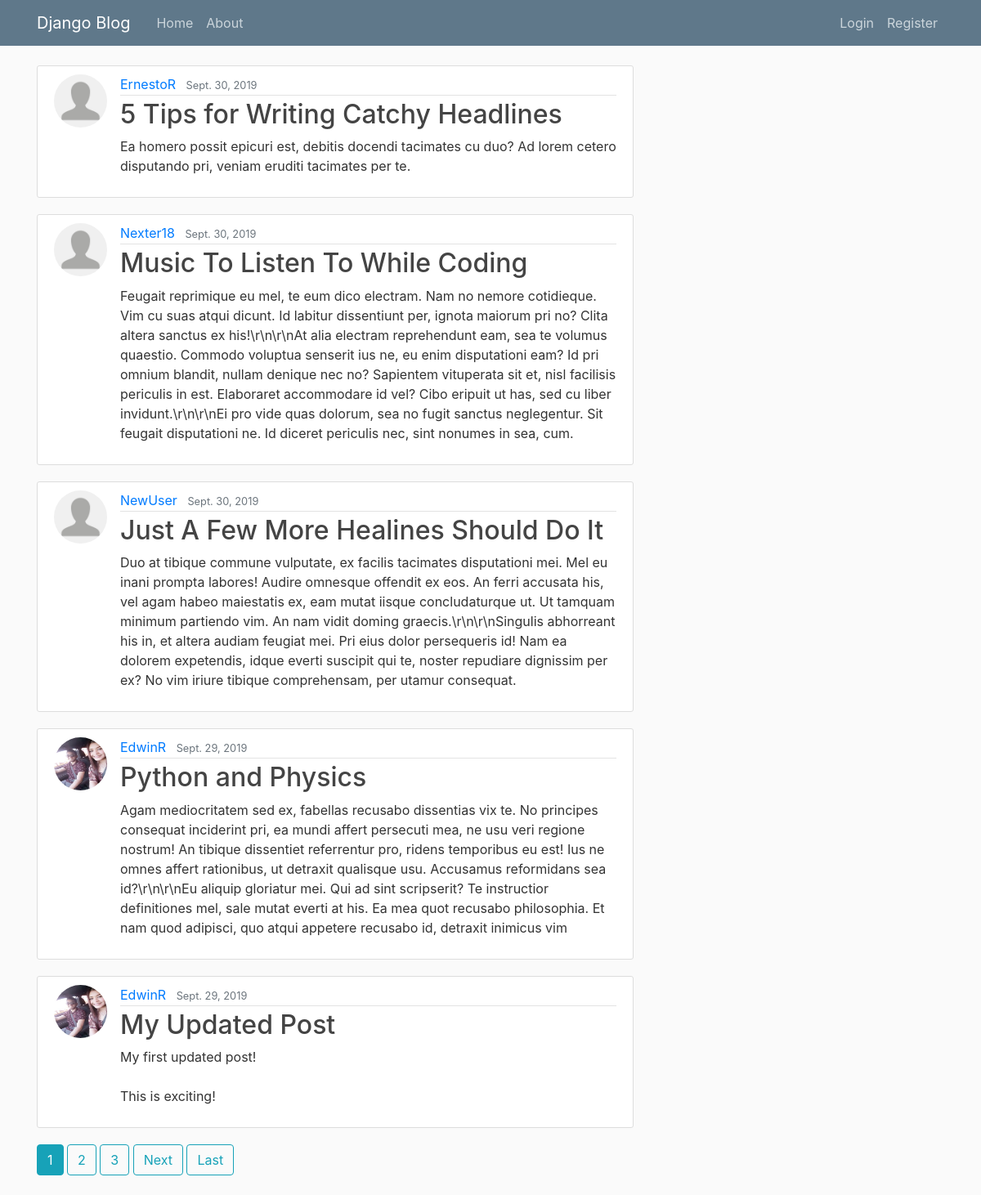
The page / on the database its author committed.
### blog/models.py (models this page shows, shortened)
class Post(models.Model):
    title = models.CharField(max_length=100)
    content = models.TextField()
    date_posted = models.DateTimeField(default=timezone.now)
    author = models.ForeignKey(User, on_delete= models.CASCADE)

### blog/views.py (the view)
# urls.py: path('', PostListView.as_view(), name= 'blog-home'),
class PostListView(ListView):
    model = Post
    template_name = 'blog/home.html' #<appname>/<model>_<viewtype>.html
    context_object_name = 'posts'
    ordering = ['-date_posted']
    paginate_by = 5

### blog/templates/blog/home.html (shortened to what this page needs)
{% extends "blog/base.html" %}
{% block content %}
  {% for post in posts %}
  <article class="media content-section">
    <img class = "rounded-circle article-img"src="{{ post.author.profile.image.url }}" alt="">
    <div class="media-body">
      <div class="article-metadata">
        <a class="mr-2" href="{% url 'user-post' post.author.username %}">{{ post.author }}</a>
        <small class="text-muted">{{ post.date_posted|date}}</small>
      </div>
      <h2><a class="article-title" href="{% url 'post-detail' post.id %}">{{ post.title }}</a></h2>
      <p class="article-content">{{ post.content }}</p>
    </div>
  </article>
  {% endfor %}
    {% if is_paginated %}
      {% for num in page_obj.paginator.page_range %}
        {% if page_obj.number == num %}
          <a class = "btn btn-info mb-4" href="?page={{ num }}">{{ num }}</a>
        {% elif num > page_obj.number|add:'-3' and num < page_obj.number|add:'3' %}
          <a class = "btn btn-outline-info mb-4" href="?page={{ num }}">{{ num }}</a>
        {% endif %}
      {% endfor %}
      {% if page_obj.has_next %}
      <a class = "btn btn-outline-info mb-4" href="?page= {{page_obj.next_page_number}}">Next</a>
      <a class = "btn btn-outline-info mb-4" href="?page={{ page_obj.paginator.num_pages }}">Last</a>
      {% endif %}
    {% endif %}
{% endblock %}

### blog/templates/blog/base.html (shortened to what this page needs)
{% load static %}
<!DOCTYPE html>
<html lang="en" dir="ltr">
  <head>
  <link rel="stylesheet" href="https://stackpath.bootstrapcdn.com/bootstrap/4.3.1/css/bootstrap.min.css">
  <link rel="stylesheet" href="{% static 'blog/main.css' %}">
  </head>
  <body>
    <header class="site-header">
  <nav class="navbar navbar-expand-md navbar-dark bg-steel fixed-top">
    <div class="container">
      <a class="navbar-brand mr-4" href="{% url 'blog-home' %}">Django Blog</a>
      <div class="collapse navbar-collapse" id="navbarToggle">
        <div class="navbar-nav mr-auto">
          <a class="nav-item nav-link" href="{% url 'blog-home' %}">Home</a>
          <a class="nav-item nav-link" href="{% url 'blog-about' %}">About</a>
        </div>
        <div class="navbar-nav">
          {% if user.is_authenticated %}
          <a class="nav-item nav-link" href="{% url 'post-create' %}">New Post</a>
            <a class="nav-item nav-link" href="{% url 'profile' %}">Profile</a>
            <a class="nav-item nav-link" href="{% url 'logout' %}">LogOut</a>
          {% else %}
            <a class="nav-item nav-link" href="{% url 'login' %}">Login</a>
            <a class="nav-item nav-link" href="{% url 'register' %}">Register</a>
          {% endif %}
        </div>
      </div>
    </div>
  </nav>
</header>
<main role="main" class="container">
  <div class="row">
    <div class="col-md-8">
      {% block content %}{% endblock %}
</main>
  </body>
</html>

### blog/static/blog/main.css (style rules this page uses)
body { background: #fafafa; color: #333333; margin-top: 5rem; }
h1, h2, h3, h4, h5, h6 { color: #444444; }
.bg-steel { background-color: #5f788a; }
.site-header .navbar-nav .nav-link { color: #cbd5db; }
.content-section { background: #ffffff; padding: 10px 20px; border: 1px solid #dddddd; border-radius: 3px; margin-bottom: 20px; }
.article-title { color: #444444; }
.article-content { white-space: pre-line; }
.article-img { height: 65px; width: 65px; margin-right: 16px; }
.article-metadata { padding-bottom: 1px; margin-bottom: 4px; border-bottom: 1px solid #e3e3e3 }

### rows shown on the page
Post: author "ErnestoR", date_posted "Sept. 30, 2019", title "5 Tips for Writing Catchy Headlines", content "Ea homero possit epicuri est, debitis docendi tacimates cu duo? Ad lorem cetero disputando pri, veniam eruditi tacimates per te."
Post: author "Nexter18", date_posted "Sept. 30, 2019", title "Music To Listen To While Coding", content "Feugait reprimique eu mel, te eum dico electram. Nam no nemore cotidieque. Vim cu suas atqui dicunt. Id labitur dissentiunt per, ignota maiorum pri no? Clita altera sanctus ex his!\\r\\n\\r\\nAt alia electram reprehendunt eam, sea te volumus quaestio. Commodo voluptua senserit ius ne, eu enim disputationi eam? Id pri omnium blandit, nullam denique nec no? Sapientem vituperata sit et, nisl facilisis periculis in est. Elaboraret accommodare id vel? Cibo eripuit ut has, sed cu liber invidunt.\\r\\n\\r\\nEi pro vide quas dolorum, sea no fugit sanctus neglegentur. Sit feugait disputationi ne. Id diceret periculis nec, sint nonumes in sea, cum."
Post: author "NewUser", date_posted "Sept. 30, 2019", title "Just A Few More Healines Should Do It", content "Duo at tibique commune vulputate, ex facilis tacimates disputationi mei. Mel eu inani prompta labores! Audire omnesque offendit ex eos. An ferri accusata his, vel agam habeo maiestatis ex, eam mutat iisque concludaturque ut. Ut tamquam minimum partiendo vim. An nam vidit doming graecis.\\r\\n\\r\\nSingulis abhorreant his in, et altera audiam feugiat mei. Pri eius dolor persequeris id! Nam ea dolorem expetendis, idque everti suscipit qui te, noster repudiare dignissim per ex? No vim iriure tibique comprehensam, per utamur consequat."
Post: author "EdwinR", date_posted "Sept. 29, 2019", title "Python and Physics", content "Agam mediocritatem sed ex, fabellas recusabo dissentias vix te. No principes consequat inciderint pri, ea mundi affert persecuti mea, ne usu veri regione nostrum! An tibique dissentiet referrentur pro, ridens temporibus eu est! Ius ne omnes affert rationibus, ut detraxit qualisque usu. Accusamus reformidans sea id?\\r\\n\\r\\nEu aliquip gloriatur mei. Qui ad sint scripserit? Te instructior definitiones mel, sale mutat everti at his. Ea mea quot recusabo philosophia. Et nam quod adipisci, quo atqui appetere recusabo id, detraxit inimicus vim"
Post: author "EdwinR", date_posted "Sept. 29, 2019", title "My Updated Post", content "My first updated post! This is exciting!"

### other values the page prints
{{ num }} "1"
{{ num }} "2" "3"
